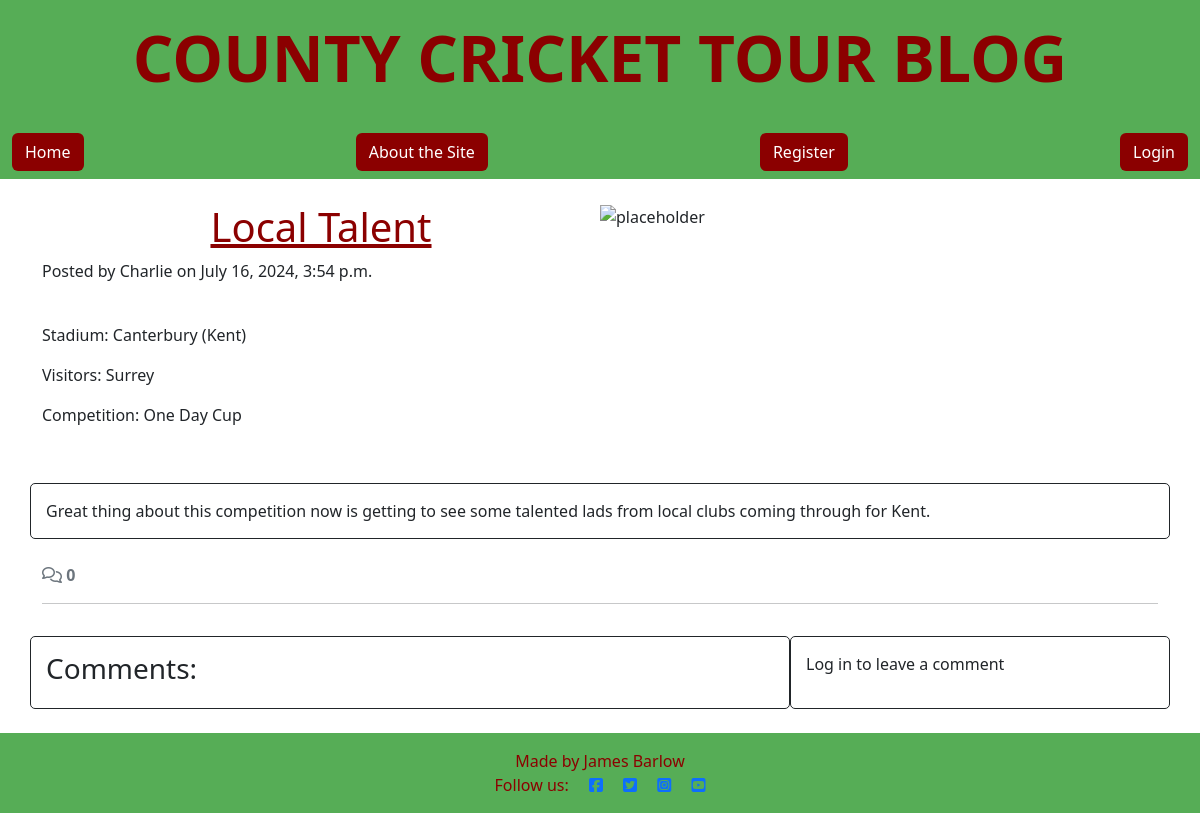
Screenshot of /local-talent/ with the database file from the repository.
### blog/models.py (models this page shows, shortened)
class Post(models.Model):
    title = models.CharField(max_length=200, unique=True)
    slug = AutoSlugField(populate_from='title', unique=True)
    author = models.ForeignKey(
        User, on_delete=models.CASCADE, related_name="blog_posts"
    )
    stadium = models.CharField(
        max_length=50,
        choices=STADIUM_CHOICES,
        default='Lords'
    )
    visitor = models.CharField(
        max_length=50,
        choices=VISITORS_CHOICES,
        default='Surrey'
    )
    competition = models.CharField(
        max_length=20,
        choices=COMPETITION_CHOICES,
        default='County Champ Div 1'
    )
    content = models.TextField()
    created_on = models.DateTimeField(auto_now_add=True)

### blog/views.py (the view, shortened to what this page needs)
# urls.py: path('<slug:slug>/', views.post_detail, name='post_detail'),
def post_detail(request, slug):
    queryset = Post.objects
    post = get_object_or_404(queryset, slug=slug)
    comments = post.comments.all().order_by("-added_on")
    comment_count = post.comments.count()
    comment_form = CommentForm()
    return render(
        request,
        "blog/post_detail.html",
        {
            "post": post,
            "comments": comments,
            "comment_count": comment_count,
            "comment_form": comment_form,
        }
    )

### blog/templates/blog/post_detail.html (shortened to what this page needs)
{% extends 'base.html' %} {% block content %}
{% load static %}
{% load crispy_forms_tags %}
<div>
    <div class="container mt-4">
        <div class="row g-0">
            <div class="col-md-6">
                <h1 class="page-title">{{ post.title }}</h1>
                <p>Posted by {{ post.author }} on {{ post.created_on }}</p>
                <br>
                <p>Stadium: {{post.stadium}}</p>
                <p>Visitors: {{post.visitor}}</p>
                <p>Competition: {{post.competition}}</p>
                <br>
            </div>
            <div class="d-none d-md-block col-md-6">
                <img src="{% static 'images/default_image.jpg' %}" width="100%" height="100%" class="scale" alt="placeholder">
            </div>
        </div>
    </div>
</div>
<div class="container">
    <div class="row">
        <div class="col card mb-4  mt-3 left  top">
            <div>
                <p class="card-text">
                    {{ post.content | safe }}
                </p>
            </div>
        </div>
    </div>
    <div class="row">
        <div class="col-12">
            <strong class="text-secondary">
                <i class="far fa-comments"></i> {{ comment_count }}
            </strong>
        </div>
        <div class="col-12">
            <hr>
        </div>
    </div>
    <div class="row">
        <div class="col-md-8 card mb-4 mt-3">
            <h3>Comments:</h3>
        </div>
        <div class="col-md-4 card mb-4 mt-3">
            <div>
                {% if user.is_authenticated %}
            <h3>Leave a comment:</h3>
            <p>Posting as: {{ user.username }}</p>
            <form id="commentForm" method="post" style="margin-top: 1.3em;">
                {{ comment_form | crispy }}
                {% csrf_token %}
                <button id="submitButton" type="submit" class="btn btn-success">Submit</button>
            </form>
          {% else %}
          <p>Log in to leave a comment</p>
          {% endif %}
        </div>
      </div>
    </div>
</div>
{% endblock content %}

### static/css/style.css (style rules this page uses)
.page-title { color: #8B0000; text-align: center; text-decoration: underline; }
.card { border: 1px solid; background-color: transparent; border-radius: 5px; padding: 15px; }

### rows the page displays
Post: title "Local Talent", author "Charlie", created_on "July 16, 2024, 3:54 p.m.", stadium "Canterbury (Kent)", visitor "Surrey", competition "One Day Cup", content "Great thing about this competition now is getting to see some talented lads from local clubs coming through for Kent."

### other values shown
{{ comment_count }} "0"
